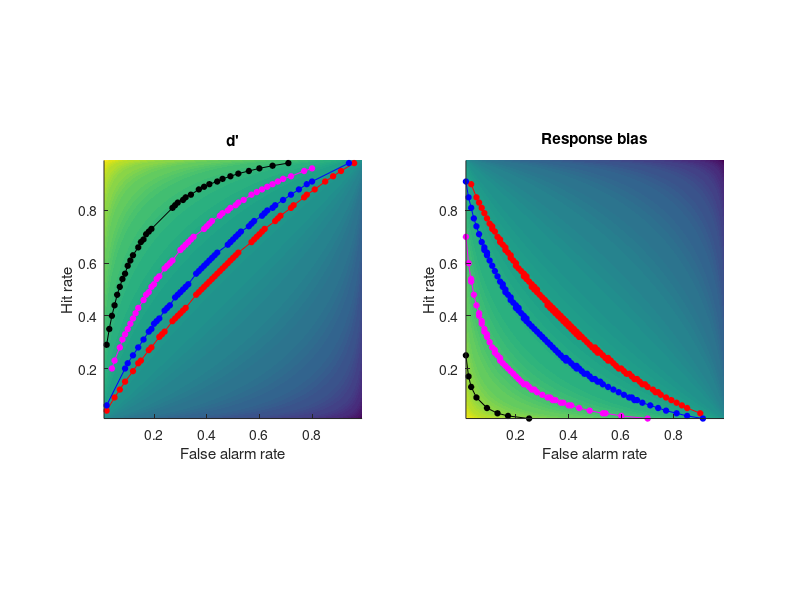

This chart was generated by the following MATLAB code:
%%
%   COURSE: Master statistics and machine learning: intuition, math, code										
%      URL: udemy.com/course/statsml_x/?couponCode=202006 
% 
%  SECTION: Signal detection theory
%    VIDEO: ROC curves
% 
%  TEACHER: Mike X Cohen, sincxpress.com
%

%%

% a clear MATLAB workspace is a clear mental workspace
close all; clear; clc

%% recreate the matrices

x  = .01:.01:.99;
dp = norminv(x)' - norminv(x);
rb = -( norminv(x)' + norminv(x) )/2;

%% create the 2D spaces

figure(1), clf
subplot(121), hold on
contourf(x,x,dp,80,'linecolor','none')
xlabel('False alarm rate')
ylabel('Hit rate')
title('d''')
axis square

subplot(122), hold on
contourf(x,x,rb,80,'linecolor','none')
xlabel('False alarm rate')
ylabel('Hit rate')
title('Response bias')
axis square

%% now draw the isocontours

colorz = 'rbmk';
rb2plot = [.3 .5 .9 1.5];
tol = .01;

for dpi=1:length(rb2plot)
    
    % d': find points and plot isosensitivity curves
    idx = find(dp>rb2plot(dpi)-tol & dp<rb2plot(dpi)+tol);
    [yi,xi] = ind2sub(size(dp),idx);
    subplot(121)
    plot(x(xi),x(yi),[ colorz(dpi) 'o-' ],'markersize',4,'markerfacecolor',colorz(dpi))
    
    % repeat for response bias
    idx = find(rb>rb2plot(dpi)-tol & rb<rb2plot(dpi)+tol);
    [yi,xi] = ind2sub(size(rb),idx);
    subplot(122)
    plot(x(xi),x(yi),[ colorz(dpi) 'o-' ],'markersize',4,'markerfacecolor',colorz(dpi))
end

%% done.
